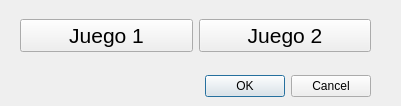
<?xml version="1.0" encoding="UTF-8"?>
<ui version="4.0">
 <class>Dialog</class>
 <widget class="QDialog" name="Dialog">
  <property name="geometry">
   <rect>
    <x>0</x>
    <y>0</y>
    <width>401</width>
    <height>106</height>
   </rect>
  </property>
  <property name="windowTitle">
   <string>Dialog</string>
  </property>
  <widget class="QDialogButtonBox" name="buttonBox">
   <property name="geometry">
    <rect>
     <x>30</x>
     <y>70</y>
     <width>341</width>
     <height>32</height>
    </rect>
   </property>
   <property name="orientation">
    <enum>Qt::Horizontal</enum>
   </property>
   <property name="standardButtons">
    <set>QDialogButtonBox::Cancel|QDialogButtonBox::Ok</set>
   </property>
  </widget>
  <widget class="QWidget" name="horizontalLayoutWidget">
   <property name="geometry">
    <rect>
     <x>20</x>
     <y>10</y>
     <width>351</width>
     <height>51</height>
    </rect>
   </property>
   <layout class="QHBoxLayout" name="horizontalLayout">
    <item>
     <widget class="QPushButton" name="boton_juego1">
      <property name="font">
       <font>
        <pointsize>16</pointsize>
       </font>
      </property>
      <property name="text">
       <string>Juego 1</string>
      </property>
     </widget>
    </item>
    <item>
     <widget class="QPushButton" name="boton_juego2">
      <property name="font">
       <font>
        <pointsize>16</pointsize>
       </font>
      </property>
      <property name="text">
       <string>Juego 2</string>
      </property>
     </widget>
    </item>
   </layout>
  </widget>
 </widget>
 <resources/>
 <connections>
  <connection>
   <sender>buttonBox</sender>
   <signal>accepted()</signal>
   <receiver>Dialog</receiver>
   <slot>accept()</slot>
   <hints>
    <hint type="sourcelabel">
     <x>248</x>
     <y>254</y>
    </hint>
    <hint type="destinationlabel">
     <x>157</x>
     <y>274</y>
    </hint>
   </hints>
  </connection>
  <connection>
   <sender>buttonBox</sender>
   <signal>rejected()</signal>
   <receiver>Dialog</receiver>
   <slot>reject()</slot>
   <hints>
    <hint type="sourcelabel">
     <x>316</x>
     <y>260</y>
    </hint>
    <hint type="destinationlabel">
     <x>286</x>
     <y>274</y>
    </hint>
   </hints>
  </connection>
 </connections>
</ui>
